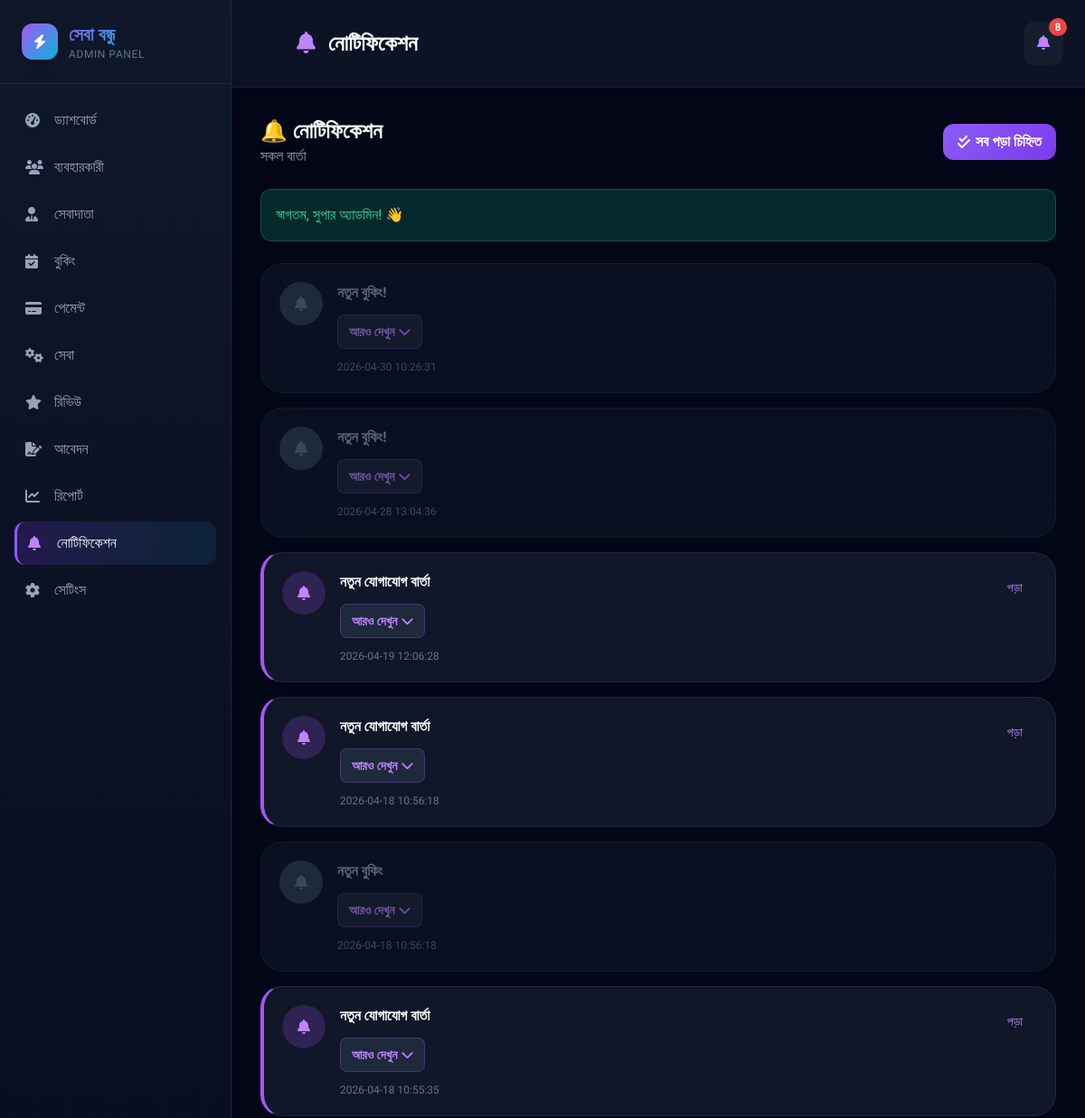
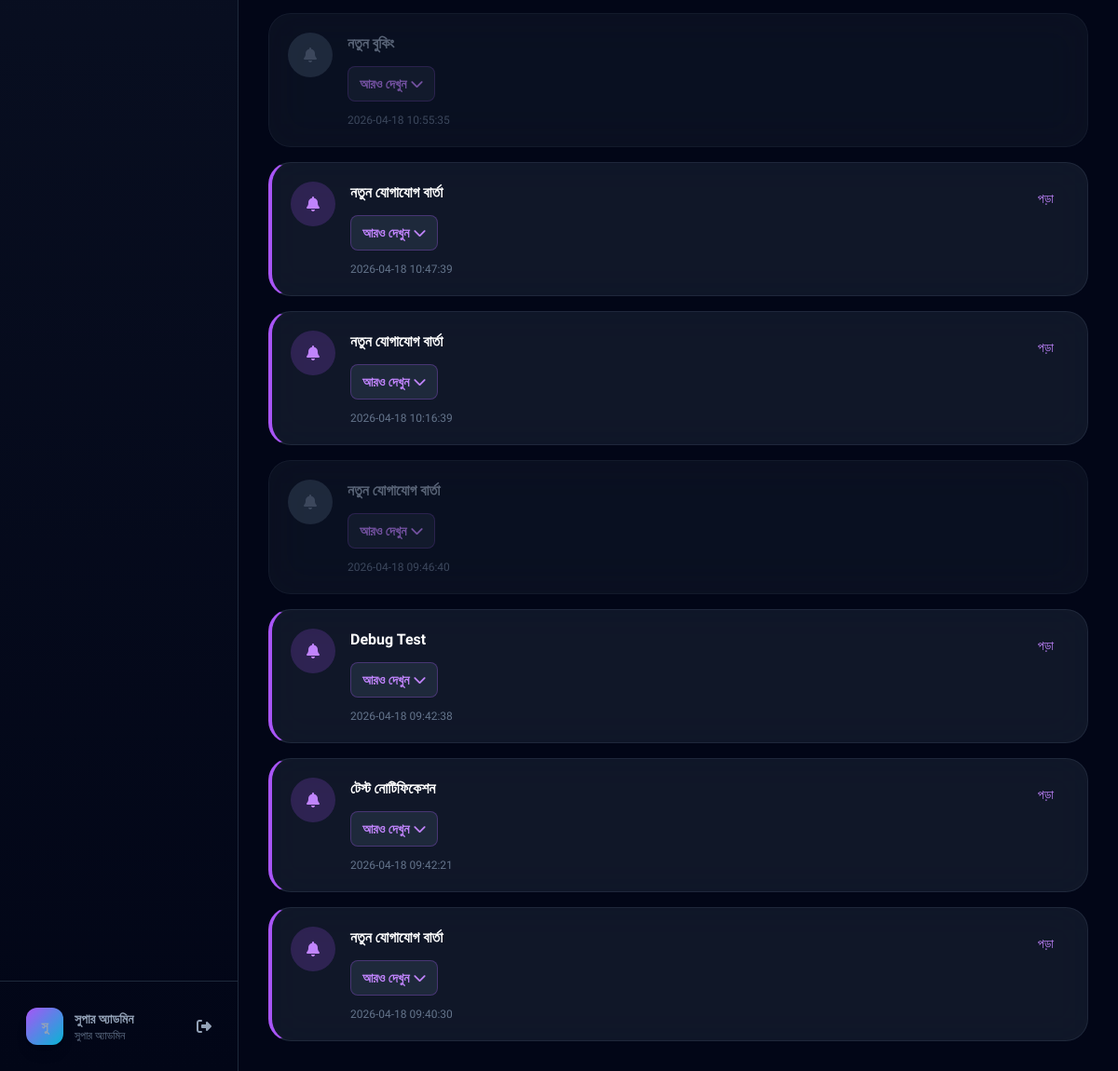
The page /admin/notifications.php (signed in) on the database its author committed (2 pictures, top to bottom).
### tables this page shows
CREATE TABLE `notification` (
  `id` int(11) NOT NULL,
  `user_id` int(11) DEFAULT 0,
  `role_target` varchar(20) NOT NULL,
  `type` varchar(30) NOT NULL,
  `title` varchar(100) NOT NULL,
  `message` text DEFAULT NULL,
  `is_read` tinyint(1) DEFAULT 0,
  `created_at` datetime NOT NULL,
  `link` varchar(255) DEFAULT NULL
);

### includes/config.php (called while the page is built, shortened)
<?php
function db(): PDO {
    static $pdo = null;
    if ($pdo === null) {
        $dsn  = 'mysql:host='.DB_HOST.';dbname='.DB_NAME.';charset='.DB_CHARSET;
        $opts = [PDO::ATTR_ERRMODE=>PDO::ERRMODE_EXCEPTION,PDO::ATTR_DEFAULT_FETCH_MODE=>PDO::FETCH_ASSOC,PDO::ATTR_EMULATE_PREPARES=>false];
        try { $pdo = new PDO($dsn, DB_USER, DB_PASS, $opts); }
        catch (PDOException $e) { die('<div style="font-family:sans-serif;padding:40px;color:#c00"><h2>ডেটাবেজ সংযোগ ব্যর্থ</h2><p>'.htmlspecialchars($e->getMessage()).'</p></div>'); }
    }
    return $pdo;
}
function auth(): ?array { sessionStart(); return $_SESSION['user'] ?? null; }
function e(string $s): string { return htmlspecialchars($s, ENT_QUOTES, 'UTF-8'); }

### admin/notifications.php (the view, shortened to what this page needs)
<?php
require_once __DIR__ . '/../includes/config.php';
$user = auth();
$notifs = [];
try {
    $notifs = db()->query("SELECT * FROM notification WHERE role_target='admin' ORDER BY created_at DESC")->fetchAll();
} catch (PDOException $e) {
    $notifs = [];
}
$unreadNotifs = 0;
try {
    $unreadNotifs = (int)db()->query("SELECT COUNT(*) FROM notification WHERE role_target='admin' AND is_read=0")->fetchColumn();
} catch (Exception $e) {}
?>
<!DOCTYPE html>
<html lang="bn">
<head>
  <script src="https://cdn.tailwindcss.com"></script>
  <link rel="stylesheet" href="https://cdnjs.cloudflare.com/ajax/libs/font-awesome/6.4.0/css/all.min.css">
</head>
<body class="bg-slate-950 text-white min-h-screen">
<aside id="sidebar" class="w-64 bg-gradient-to-b from-slate-900 to-slate-950 h-screen fixed left-0 top-0 border-r border-slate-800 z-50 flex flex-col">
  <div class="p-6 border-b border-slate-800">
    <div class="flex items-center gap-3">
      <div class="w-10 h-10 bg-gradient-to-br from-purple-500 to-cyan-500 rounded-xl flex items-center justify-center shadow-lg"><i class="fas fa-bolt text-white"></i></div>
      <div><div class="text-xl font-bold gradient-text">সেবা বন্ধু</div><div class="text-xs text-slate-500 uppercase tracking-wider">Admin Panel</div></div>
    </div>
  </div>
  <nav class="flex-1 p-4 space-y-1 overflow-y-auto">
    <a href="dashboard.php" class="sidebar-link flex items-center gap-3 p-3 rounded-xl text-slate-400 hover:text-white"><i class="fas fa-gauge-high w-5"></i><span>ড্যাশবোর্ড</span></a>
    <a href="users.php" class="sidebar-link flex items-center gap-3 p-3 rounded-xl text-slate-400 hover:text-white"><i class="fas fa-users w-5"></i><span>ব্যবহারকারী</span></a>
    <a href="providers.php" class="sidebar-link flex items-center gap-3 p-3 rounded-xl text-slate-400 hover:text-white"><i class="fas fa-user-tie w-5"></i><span>সেবাদাতা</span></a>
    <a href="bookings.php" class="sidebar-link flex items-center gap-3 p-3 rounded-xl text-slate-400 hover:text-white"><i class="fas fa-calendar-check w-5"></i><span>বুকিং</span></a>
    <a href="payments.php" class="sidebar-link flex items-center gap-3 p-3 rounded-xl text-slate-400 hover:text-white"><i class="fas fa-credit-card w-5"></i><span>পেমেন্ট</span></a>
    <a href="services.php" class="sidebar-link flex items-center gap-3 p-3 rounded-xl text-slate-400 hover:text-white"><i class="fas fa-cogs w-5"></i><span>সেবা</span></a>
    <a href="reviews.php" class="sidebar-link flex items-center gap-3 p-3 rounded-xl text-slate-400 hover:text-white"><i class="fas fa-star w-5"></i><span>রিভিউ</span></a>
    <a href="applications.php" class="sidebar-link flex items-center gap-3 p-3 rounded-xl text-slate-400 hover:text-white"><i class="fas fa-file-signature w-5"></i><span>আবেদন</span></a>
    <a href="analytics.php" class="sidebar-link flex items-center gap-3 p-3 rounded-xl text-slate-400 hover:text-white"><i class="fas fa-chart-line w-5"></i><span>রিপোর্ট</span></a>
    <a href="notifications.php" class="sidebar-link active flex items-center gap-3 p-3 rounded-xl text-white"><i class="fas fa-bell w-5 text-purple-400"></i><span>নোটিফিকেশন</span></a>
    <a href="settings.php" class="sidebar-link flex items-center gap-3 p-3 rounded-xl text-slate-400 hover:text-white"><i class="fas fa-gear w-5"></i><span>সেটিংস</span></a>
  </nav>
  <div class="p-4 border-t border-slate-800">
    <a href="<?= SITE_URL ?>/logout.php" class="flex items-center gap-3 p-3 rounded-xl hover:bg-red-500/10 text-slate-400 hover:text-red-400 transition-all group">
      <div class="w-10 h-10 bg-gradient-to-br from-purple-500 to-cyan-500 rounded-xl flex items-center justify-center font-bold text-sm shadow-lg"><?= strtoupper(mb_substr($user['name'] ?? 'AD', 0, 2)) ?></div>
      <div class="flex-1"><div class="font-semibold text-sm"><?= e($user['name'] ?? 'অ্যাডমিন') ?></div><div class="text-xs text-slate-500">সুপার অ্যাডমিন</div></div>
      <i class="fas fa-right-from-bracket group-hover:rotate-180 transition-transform"></i>
    </a>
</aside>
<div class="lg:ml-64 min-h-screen">
  <header class="sticky top-0 z-40 glass-dark border-b border-slate-800/50">
    <div class="flex items-center justify-between p-4 md:p-6">
      <div class="hidden md:flex items-center gap-3 ml-12">
        <h1 class="text-xl md:text-2xl font-bold text-white"><i class="fas fa-bell mr-2 text-purple-400"></i> নোটিফিকেশন</h1>
      </div>
      <div class="flex items-center gap-3">
        <div class="relative" id="notifContainer">
          <button id="notifBtn" class="relative p-3 bg-slate-800/50 hover:bg-slate-700/50 rounded-xl transition-all">
            <i class="fas fa-bell w-5 text-purple-400"></i>
            <?php if ($unreadNotifs > 0): ?><span id="notifBadge" class="absolute -top-1 -right-1 bg-red-500 text-white text-xs rounded-full w-5 h-5 flex items-center justify-center font-bold animate-pulse"><?= $unreadNotifs ?></span><?php endif; ?>
          </button>
        </div>
      </div>
    </div>
  </header>
  <main class="p-4 md:p-8 max-w-7xl mx-auto">
    <div class="flex items-center justify-between mb-6">
      <div>
        <h2 class="text-2xl font-bold">🔔 নোটিফিকেশন</h2>
        <p class="text-slate-400">সকল বার্তা</p>
      </div>
      <form method="POST">
        <button type="submit" class="btn-action btn-primary">
          <i class="fas fa-check-double"></i> সব পড়া চিহ্নিত
        </button>
      </form>
    </div>
    <?php if (isset($_SESSION['flash'])): ?>
      <?php $flash = $_SESSION['flash']; unset($_SESSION['flash']); ?>
      <div class="mb-6 p-4 rounded-xl <?= $flash['type'] === 'error' ? 'bg-red-500/20 text-red-400' : 'bg-emerald-500/20 text-emerald-400' ?> border <?= $flash['type'] === 'error' ? 'border-red-500/30' : 'border-emerald-500/30' ?>"><?= e($flash['msg']) ?></div>
    <?php endif; ?>
    <?php if (empty($notifs)): ?>
      <div class="card p-12 text-center">
        <i class="fas fa-bell-slash text-6xl text-slate-600 mb-4"></i>
        <p class="text-slate-500 text-lg">কোনো নোটিফিকেশন নেই</p>
      </div>
    <?php else: ?>
      <div class="space-y-4">
        <?php foreach ($notifs as $n): ?>
          <div class="card p-5 <?= $n['is_read'] ? 'opacity-60' : 'border-l-4 border-l-purple-500' ?>">
            <div class="flex items-start justify-between">
              <div class="flex items-start gap-4 flex-1">
                <div class="w-12 h-12 rounded-full flex items-center justify-center <?= $n['is_read'] ? 'bg-slate-700 text-slate-500' : 'bg-purple-500/20 text-purple-400' ?>">
                  <i class="fas fa-bell"></i>
                </div>
                <div class="flex-1">
                  <div class="font-bold <?= $n['is_read'] ? 'text-slate-400' : 'text-white' ?>"><?= e($n['title']) ?></div>
                  <?php
                  $msg = $n['message'] ?? '';
                  if (!empty($msg)):
                  ?>
                    <button onclick="toggleMsg(<?= $n['id'] ?>)" id="btn-<?= $n['id'] ?>" class="text-purple-400 text-sm font-bold mt-3 inline-flex items-center gap-1 bg-slate-800 hover:bg-slate-700 px-3 py-2 rounded-lg border border-purple-500/30 transition-all">
                      আরও দেখুন <i class="fas fa-chevron-down"></i>
                    </button>
                  <?php endif; ?>
                  <div class="text-slate-500 text-xs mt-3"><?= $n['created_at'] ?></div>
                </div>
              </div>
              <?php if (empty($n['is_read'])): ?>
                <form method="POST">
                  <button type="submit" class="text-sm text-purple-400 hover:text-purple-300 px-4 py-2 rounded-lg hover:bg-purple-500/20">
                    পড়া
                  </button>
                </form>
              <?php endif; ?>
            </div>
          </div>
        <?php endforeach; ?>
      </div>
    <?php endif; ?>
  </main>
</div>
</body>
</html>

### admin/notifications.php (style rules this page uses)
body { font-family: 'Hind Siliguri', sans-serif; }
.glass-dark { background: rgba(15, 23, 42, 0.8); backdrop-filter: blur(20px); }
.card { background: rgba(30, 41, 59, 0.5); backdrop-filter: blur(20px); border: 1px solid rgba(71, 85, 105, 0.3); border-radius: 1.5rem; }
.sidebar-link { transition: all 0.2s ease; }
.sidebar-link.active { background: linear-gradient(90deg, rgba(124, 58, 237, 0.2), rgba(6, 182, 212, 0.1)); border-left: 3px solid #8B5CF6; }
.gradient-text { background: linear-gradient(135deg, #8B5CF6, #06B6D4); -webkit-background-clip: text; background-clip: text; -webkit-text-fill-color: transparent; }
.btn-action { padding: 8px 16px; border-radius: 12px; font-weight: 600; transition: all 0.2s; display: inline-flex; align-items: center; gap: 6px; }
.btn-primary { background: linear-gradient(135deg, #8B5CF6, #7C3AED); color: white; }

### rows shown on the page
notification: title "নতুন বুকিং!", created_at "2026-04-30 10:26:31"
notification: title "নতুন বুকিং!", created_at "2026-04-28 13:04:36"
notification: title "নতুন যোগাযোগ বার্তা", created_at "2026-04-19 12:06:28"
notification: title "নতুন যোগাযোগ বার্তা", created_at "2026-04-18 10:56:18"
notification: title "নতুন বুকিং", created_at "2026-04-18 10:56:18"
notification: title "নতুন যোগাযোগ বার্তা", created_at "2026-04-18 10:55:35"
notification: title "নতুন বুকিং", created_at "2026-04-18 10:55:35"
notification: title "নতুন যোগাযোগ বার্তা", created_at "2026-04-18 10:47:39"
notification: title "নতুন যোগাযোগ বার্তা", created_at "2026-04-18 10:16:39"
notification: title "নতুন যোগাযোগ বার্তা", created_at "2026-04-18 09:46:40"
notification: title "Debug Test", created_at "2026-04-18 09:42:38"
notification: title "টেস্ট নোটিফিকেশন", created_at "2026-04-18 09:42:21"
notification: title "নতুন যোগাযোগ বার্তা", created_at "2026-04-18 09:40:30"

### other values the page prints
mb_substr($user['name'] ?? 'AD', 0, 2) "সু"
$user['name'] "সুপার অ্যাডমিন"
$unreadNotifs "8"
$flash['msg'] "স্বাগতম, সুপার অ্যাডমিন! 👋"
